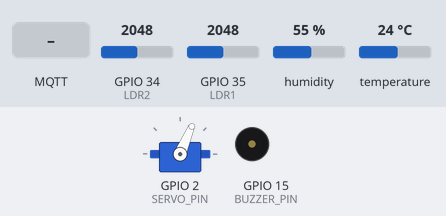
A sketch run on a simulated ESP32. Parts: servo, buzzer (waves = sounding). Inputs (shaded band) come from the test bench; at power-on: GPIO 34 (LDR2) = 2048, GPIO 35 (LDR1) = 2048, humidity 55 %, temperature 24 °C. WiFi joins after 1.5 s; servers stay silent unless stated; network time is answered at once with the bench clock; the local clock reads 2024-03-15 10:24:30 at power-on unless the sketch sets it; no MQTT or app messages arrive unless stated; what the sketch prints to the serial monitor is not drawn.

Above: at 2.7 s.
2.8 s: GPIO 34 (LDR2) set to 1228
At 3.3 s:
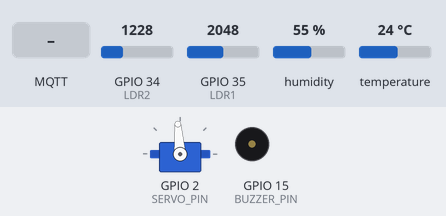
4.3 s: GPIO 35 (LDR1) set to 140
At 5.6 s:
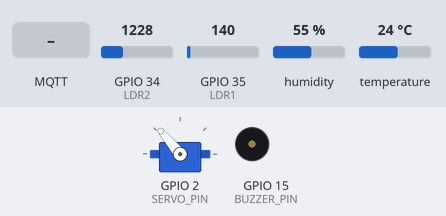
5.9 s: MQTT message "Buzzer_State_210630T" arrives on the second subscribed topic
At 7.1 s:
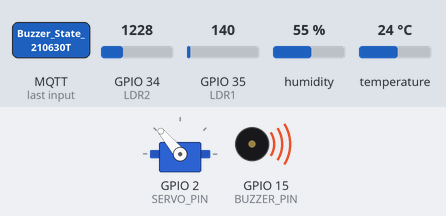
7.4 s: MQTT message "1" arrives on the third subscribed topic
At 8.1 s:
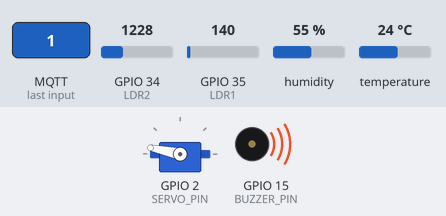
8.9 s: GPIO 34 (LDR2) set to 148
10.4 s: GPIO 34 (LDR2) set to 132
At 11.6 s:
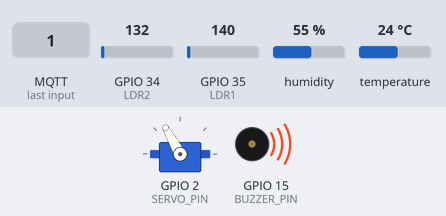
Timing chart, 0 to 12.9 s (numbered marks = the images above; inputs shaded):
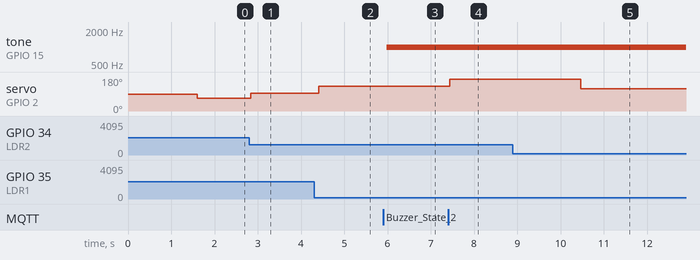

The sketch:

ESP32_NTP_Example.ino
```cpp
#include <WiFi.h>
#include <DHTesp.h>
#include <PubSubClient.h>
#include <WiFiUdp.h>
#include <NTPClient.h>
#include <ESP32Servo.h>

DHTesp dhtSensor;
WiFiClient espClient;
PubSubClient mqttClient(espClient);
WiFiUDP ntpUDP;
NTPClient timeClient(ntpUDP);
Servo servo;

#define BUZZER_PIN 15
#define DHTPIN 13
#define LDR1 35
#define LDR2 34
#define SERVO_PIN 2

bool alarmState;
int scheduleTime;
int timeNow;
double LDRIn;
double D_val = 30;
double r_val = 0.75;
int theta_offset;
bool A_selected = false;
bool B_selected = false;
bool C_selected = false;
bool D_selected = false;

void getTime() {
  timeClient.update();
  timeNow = timeClient.getEpochTime();
}

void buzzer(bool buzzerState) {
  if (buzzerState){
    tone(BUZZER_PIN, 1000);
  } else {
    noTone(BUZZER_PIN);
  }
}

void DHTCheck(){
  TempAndHumidity data = dhtSensor.getTempAndHumidity();
  if (data.temperature > 32 && data.humidity > 80){
    mqttClient.publish("DHT_State_210630T","High Temperature and High Humidity");
  } else if (data.temperature > 32 && data.humidity < 60){
    mqttClient.publish("DHT_State_210630T","High Temperature and Low Humidity");
  } else if (data.temperature < 26 && data.humidity < 60){
    mqttClient.publish("DHT_State_210630T","Low Temperature and Low Humidity");
  } else if (data.temperature < 26 && data.humidity > 80){
    mqttClient.publish("DHT_State_210630T","Low Temperature and High Humidity");
  } else if (data.temperature > 32){
    mqttClient.publish("DHT_State_210630T","High Temperature");
  } else if (data.temperature < 26){
    mqttClient.publish("DHT_State_210630T","Low Temperature");
  } else if (data.humidity < 60){
    mqttClient.publish("DHT_State_210630T","Low Humidity");
  } else if (data.humidity > 80){
    mqttClient.publish("DHT_State_210630T","High Humidity");
  } else {
    mqttClient.publish("DHT_State_210630T","Perfect Temperature and Humidity");
  }
}

void setupWiFi(){
  WiFi.begin("Wokwi-GUEST", "", 6);
  while (WiFi.status() != WL_CONNECTED) {
    delay(250);
  }
  Serial.println("WiFi Connected");
  Serial.print("IP Address : ");
  Serial.println(WiFi.localIP());
}

void setupMQTT(){
  mqttClient.setServer("test.mosquitto.org",1883);
  mqttClient.setCallback(receiveCallback);
  if (!mqttClient.connected()){
    while (!mqttClient.connected()){
      Serial.println("Attempting MQTT connection...");
      if (mqttClient.connect("ESP32-123456789")){
        break;
      }else{
        Serial.print("MQTT connection failed");
        Serial.println(mqttClient.state());
        delay(5000);
      }
    }
  }
  Serial.println("MQTT Client connected successfully.");
  mqttClient.subscribe("Buzzer_State_210630T");
  mqttClient.subscribe("Schedule_210630T");
  mqttClient.subscribe("Minimum_Angle_210630T");
  mqttClient.subscribe("Controlling_Factor_210630T");
}

void LDRInput(){
  LDRIn = ((4096-min(analogRead(LDR1),analogRead(LDR2)))/40.96)/100;
  if (analogRead(LDR1) >= analogRead(LDR2)) {
    D_val = 0.5;
    mqttClient.publish("LDR_Side_210630T","Highest Light Intensity from Right LDR");
  } else {
    D_val = 1.5;
    mqttClient.publish("LDR_Side_210630T","Highest Light Intensity from Left LDR");
  }

  String str = String(LDRIn);
  char buffer[10];
  str.toCharArray(buffer, sizeof(buffer));
  const char* LDR_IN = buffer;
  mqttClient.publish("LDR_Value_210630T",LDR_IN);
}

void scheduleAlarm(int scheduleTime){
  if (alarmState && (timeNow >= scheduleTime)){
    buzzer(true);
  } else {
    buzzer(false);
  }
}

void receiveCallback(char* topic, byte* payload, unsigned int length) {
  char payloadCharAr[length];
  for (int i = 0; i < length; i++) {
    payloadCharAr[i] = (char)payload [i];
  }
  if (strcmp(topic, "Buzzer_State_210630T") == 0) {
    if (((char)payload[0] == '1')){
      alarmState = false;
      buzzer(false);
    }
  } else if (strcmp(topic, "Schedule_210630T") == 0) {
    if (payloadCharAr[0] == 'N') {
      alarmState = false;
    } else {
      alarmState = true;
      scheduleTime = atoi(payloadCharAr);
    }
  } else if (strcmp(topic, "Minimum_Angle_210630T") == 0) {
    if (payloadCharAr[1] == 0 || payloadCharAr[1] == 5){
      theta_offset = payloadCharAr[0];
    } else {
      theta_offset = atoi(payloadCharAr);
    }
  } else if (strcmp(topic, "Controlling_Factor_210630T") == 0) {
    r_val = atof(payloadCharAr);
  }
}

void setup() {
  Serial.begin(115200);

  // WiFi setup
  setupWiFi();
  // MQTT setup
  setupMQTT();
  // Time CLient setup
  timeClient.begin();
  timeClient.setTimeOffset(5.5*3600);
  // DHT Sensor setup
  dhtSensor.setup(DHTPIN,DHTesp::DHT22);

  pinMode(BUZZER_PIN, OUTPUT);
  pinMode(LDR1, INPUT);
  pinMode(LDR2, INPUT);
  servo.attach(SERVO_PIN);
}

void loop() {
  DHTCheck();
  getTime();
  mqttClient.loop();
  LDRInput();
  scheduleAlarm(scheduleTime);
  servo.write(min(180.0, theta_offset*D_val + (180-theta_offset)*LDRIn*r_val));
  delay(100);
}
```

Measured:
- the behaviour switches between 141 and 140 on GPIO 34 (LDR2) (found by bisection; images 4 and 5)
- after the input at 2.8 s, servo on GPIO 2 (SERVO_PIN): 67° → 94° at once
- after the input at 4.3 s, servo on GPIO 2 (SERVO_PIN): 94° → 130° after 0.11 s
- after the input at 5.9 s, tone on GPIO 15 (BUZZER_PIN): silent → 1000 Hz after 0.08 s
- after the input at 7.4 s, servo on GPIO 2 (SERVO_PIN): 130° → 168° at once
- after the input at 8.9 s, every drawn part: stays the same
- after the input at 10.4 s, servo on GPIO 2 (SERVO_PIN): 168° → 119° after 0.07 s
